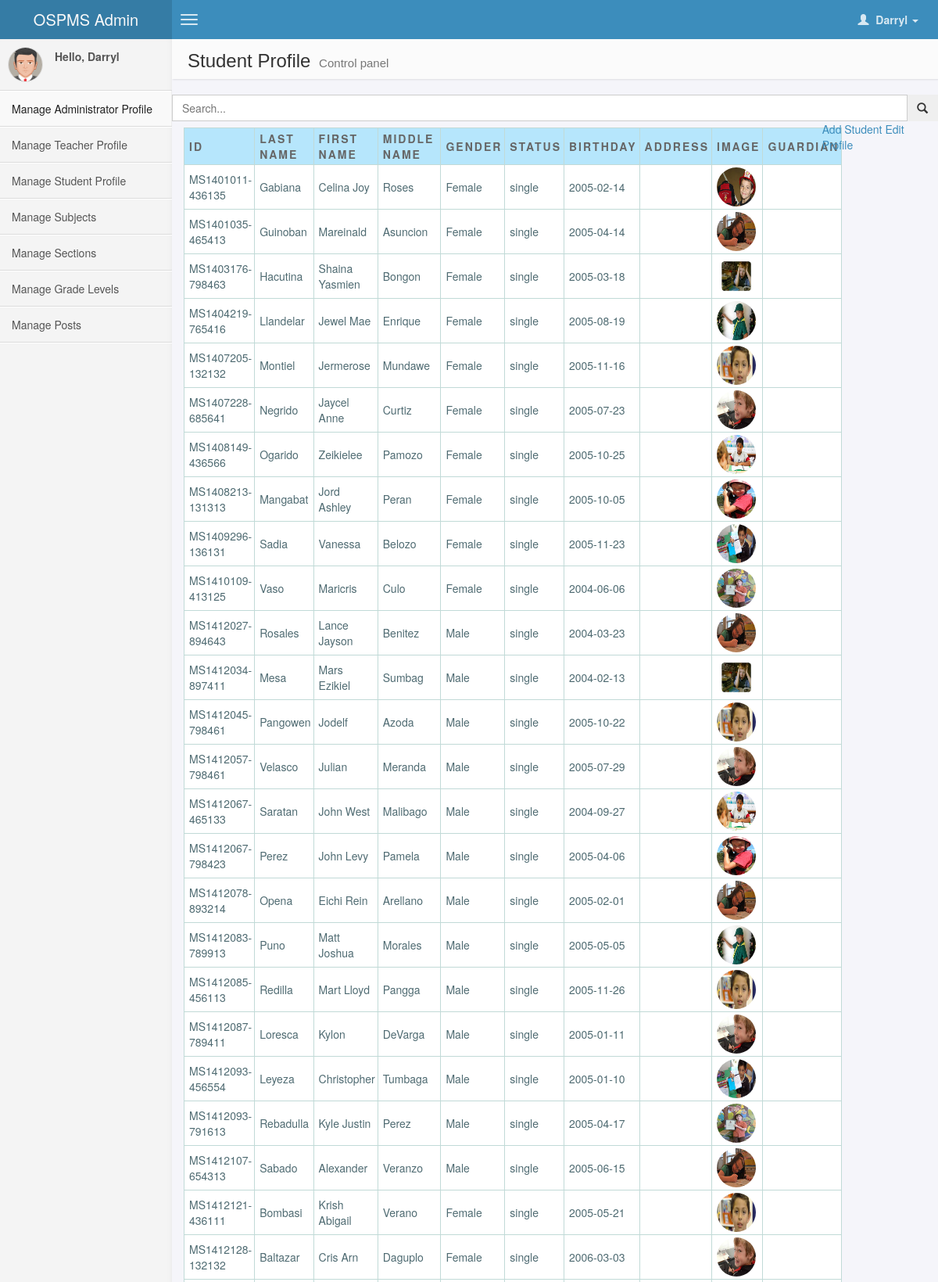
The app's page /index.php?r=lss&sp (signed in, upper part) with its own data.
### tables this page shows
CREATE TABLE `registration` (
  `reg_id` varchar(16) NOT NULL DEFAULT '',
  `reg_lname` varchar(30) NOT NULL,
  `reg_fname` varchar(30) NOT NULL,
  `reg_mname` varchar(30) DEFAULT NULL,
  `reg_gender` varchar(6) DEFAULT NULL,
  `reg_status` varchar(10) DEFAULT NULL,
  `reg_birthday` date NOT NULL,
  `reg_address` varchar(150) DEFAULT NULL,
  `image` varchar(100) DEFAULT NULL,
  PRIMARY KEY (`reg_id`)
);

### model/administrator.php (called while the page is built, shortened)
<?php
function get_allstudent()
{
	include "config/conn.php";
	$join="SELECT registration1.*,registration2.reg_lname,registration2.reg_fname,registration2.reg_mname
	from student as studentprofile inner join registration as registration1 on studentprofile.student_lrn=registration1.reg_id
	left join parent as parentprofile on studentprofile.parentID=parentprofile.parentID
	left join registration as registration2 on parentprofile.parentID=registration2.reg_id";
	$join_result=mysqli_query($cxn,$join);
	return $join_result;
}
?>

### views/admin.php (the view, shortened to what this page needs)
<!DOCTYPE html>
<html>
    <head>
            <link href="views/bootstrap.css" rel="stylesheet"/>
            <link href="views/admin.css" rel="stylesheet" />
    </head>
    <body class="skin-blue" onload="check()">
        <header class="header">
            <a href="index.php?r=lss" class="logo">
                OSPMS Admin
            </a>
            <nav class="navbar navbar-static-top" role="navigation">
                <a href="#" class="navbar-btn sidebar-toggle" data-toggle="offcanvas" role="button">
                    <span class="icon-bar"></span>
                    <span class="icon-bar"></span>
                    <span class="icon-bar"></span>
                </a>
                <div class="navbar-right">
                    <ul class="nav navbar-nav">
                        <li class="dropdown user user-menu">
                            <a href="#" class="dropdown-toggle" data-toggle="dropdown">
                                <i class="glyphicon glyphicon-user"></i>
                                <span>
                            <?php
                                if((isset($_SESSION['reg_fname'])))
                                {
                                echo ''.$_SESSION['reg_fname'].'';
                                }
                            ?>
                        <i class="caret"></i></span>
                            </a>
                        </li>
                    </ul>
                </div>
            </nav>
        </header>
        <div class="wrapper row-offcanvas row-offcanvas-left">
            <aside class="left-side sidebar-offcanvas">
                <section class="sidebar">
                    <div class="user-panel">
                        <div class="pull-left image">
                            <img src="views/res/avatar5.png" class="img-circle" alt="User Image" />
                        </div>
                        <div class="pull-left info">
                        <?php
                        if(isset($_SESSION['reg_fname']))
                        {
                            echo '<p>Hello, '.$_SESSION['reg_fname'].'</p>';
                        }
                        ?>
                        </div>
                    </div>
                    <ul class="sidebar-menu">
                        <li class="active">
                            <a href="index.php?r=lss&ap">
                                <i class=""></i> <span>Manage Administrator Profile </span>
                            </a>
                        </li>
                         <li>
                            <a href="index.php?r=lss&tp">
                                <i class=""></i> <span>Manage Teacher Profile</span>
                            </a>
                        </li>
                         <li>
                            <a href="index.php?r=lss&sp">
                                <i class=""></i> <span>Manage Student Profile</span>
                            </a>
                        </li>
                        <li>
                            <a href="index.php?r=lss&sbs">
                                <i class=""></i> <span>Manage Subjects</span>
                            </a>
                        </li>
                        <li>
                            <a href="index.php?r=lss&scs">
                                <i class=""></i> <span>Manage Sections</span>
                            </a>
                        </li>
                        <li>
                            <a href="index.php?r=lss&gl">
                                <i class=""></i> <span>Manage Grade Levels</span>
                            </a>
                        </li>
                         <li>
                            <a href="index.php?r=lss&ps">
                                <i class=""></i> <span>Manage Posts</span>
                            </a>
                        </li>
                    </ul>
                </section>
            </aside>
            <aside class="right-side">
            <?php
            if(isset($_GET['ap']))
            {
            ?>
                <section class="content-header">
                    <h1>
                        Administrator Profile
                        <small>Control panel</small>
                    </h1>
                </section>
                <section class="content">
                    <div class="row">
                        <div class="input-group">
                            <input type="text" name="q" class="form-control" placeholder="Search..." id="ap_filter" />
                            <span class="input-group-btn">
                                <button type='button' name='search' id='search-btn' class="btn btn-flat"><i class="glyphicon glyphicon-search"></i></button>
                            </span>
                        </div>
                    </div>
                    <div class="row">
                        <section class="col-lg-10 connectedSortable">
                            <table cellpadding="1" cellspacing="1" id="resultTable">
                                <thead>
                                    <tr>
                                        <th>ID</th>
                                        <th>Last Name</th>
                                        <th>First Name</th>
                                        <th>Middle Name</th>
                                        <th>Gender</th>
                                        <th>Status</th>
                                        <th>Birthday</th>
                                        <th>Address</th>
                                        <th>Image</th>
                                    </tr>
                                </thead>
                                <tbody id="ap-box">
                                     <?php
                                        foreach($adminlist as $row)
                                        {
                                            echo '<tr>';
                                            echo '<td>'.$row['reg_id'].'</td>';
                                            echo '<td>'.$row['reg_lname'].'</td>';
                                            echo '<td>'.$row['reg_fname'].'</td>';
                                            echo '<td>'.$row['reg_mname'].'</td>';
                                            echo '<td>'.$row['reg_gender'].'</td>';
                                            echo '<td>'.$row['reg_status'].'</td>';
                                            echo '<td>'.$row['reg_birthday'].'</td>';
                                            echo '<td>'.$row['reg_address'].'</td>';
                                            echo '<td><div align="left"><img src="'.$row['image'].'" class="img-circle" alt="User Image" width="50px;" height="50px;"/></div></td>';
                                            echo '</tr>';
                                        }
                                    ?>
                                </tbody>
                           </table>
                        </section>
                        <section class="col-lg-2 connectedSortable">
                            <a href="#">Add Administrator</a>
                            <a href="#">Edit Profile</a>
                        </section>
                    </div>
                </section>
            <?php
            }
            else if(isset($_GET['sp']))
             {
            ?>
             <section class="content-header">
                    <h1>
                        Student Profile
                        <small>Control panel</small>
                    </h1>
                </section>
                <section class="content">
                    <div class="row">
                        <div class="input-group">
                            <input type="text" name="q" class="form-control" placeholder="Search..." id="sp_filter"/>
                            <span class="input-group-btn">
                                <button type='button' name='search' id='search-btn' class="btn btn-flat"><i class="glyphicon glyphicon-search"></i></button>
                            </span>
                        </div>
                    </div>
                    <div class="row">
                        <section class="col-lg-10 connectedSortable">
                            <table cellpadding="1" cellspacing="1" id="resultTable">
                                <thead>
                                    <tr>
                                        <th>ID</th>
                                        <th>Last Name</th>
                                        <th>First Name</th>
                                        <th>Middle Name</th>
                                        <th>Gender</th>
                                        <th>Status</th>
                                        <th>Birthday</th>
                                        <th>Address</th>
                                        <th>Image</th>
                                        <th>Guardian</th>
                                    </tr>
                                </thead>
                                <tbody id="sp-box">
                                     <?php
                                        foreach($studentlist as $row)
                                        {
                                            echo '<tr>';
                                            echo '<td>'.$row['reg_id'].'</td>';
                                            echo '<td>'.$row['reg_lname'].'</td>';
                                            echo '<td>'.$row['reg_fname'].'</td>';
                                            echo '<td>'.$row['reg_mname'].'</td>';
                                            echo '<td>'.$row['reg_gender'].'</td>';
                                            echo '<td>'.$row['reg_status'].'</td>';
                                            echo '<td>'.$row['reg_birthday'].'</td>';
                                            echo '<td>'.$row['reg_address'].'</td>';
                                            echo '<td><div align="left"><img src="'.$row['image'].'" class="img-circle" alt="User Image" width="50px;" height="50px;"/></div></td>';
                                            echo '<td>'.$row['p_reg_lname'].' '.$row['p_reg_fname'].' '.$row['p_reg_mname'].'</td>';
                                            echo '</tr>';
                                        }
                                    ?>
                                </tbody>
                            </table>
                        </section>
                        <section class="col-lg-2 connectedSortable">
                            <a href="#">Add Student</a>
                            <a href="#">Edit Profile</a>
                        </section>
                    </div>
                </section>
             <?php
             }
             ?>
            </aside>
        </div>
    </body>
</html>

### records on screen
registration: reg_id "MS1401011-436135", reg_lname "Gabiana", reg_fname "Celina Joy", reg_mname "Roses", reg_gender "Female", reg_status "single", reg_birthday "2005-02-14", image (picture)
registration: reg_id "MS1401035-465413", reg_lname "Guinoban", reg_fname "Mareinald", reg_mname "Asuncion", reg_gender "Female", reg_status "single", reg_birthday "2005-04-14", image (picture)
registration: reg_id "MS1403176-798463", reg_lname "Hacutina", reg_fname "Shaina Yasmien", reg_mname "Bongon", reg_gender "Female", reg_status "single", reg_birthday "2005-03-18", image (picture)
registration: reg_id "MS1404219-765416", reg_lname "Llandelar", reg_fname "Jewel Mae", reg_mname "Enrique", reg_gender "Female", reg_status "single", reg_birthday "2005-08-19", image (picture)
registration: reg_id "MS1407205-132132", reg_lname "Montiel", reg_fname "Jermerose", reg_mname "Mundawe", reg_gender "Female", reg_status "single", reg_birthday "2005-11-16", image (picture)
registration: reg_id "MS1407228-685641", reg_lname "Negrido", reg_fname "Jaycel Anne", reg_mname "Curtiz", reg_gender "Female", reg_status "single", reg_birthday "2005-07-23", image (picture)
registration: reg_id "MS1408149-436566", reg_lname "Ogarido", reg_fname "Zeikielee", reg_mname "Pamozo", reg_gender "Female", reg_status "single", reg_birthday "2005-10-25", image (picture)
registration: reg_id "MS1408213-131313", reg_lname "Mangabat", reg_fname "Jord Ashley", reg_mname "Peran", reg_gender "Female", reg_status "single", reg_birthday "2005-10-05", image (picture)
registration: reg_id "MS1409296-136131", reg_lname "Sadia", reg_fname "Vanessa", reg_mname "Belozo", reg_gender "Female", reg_status "single", reg_birthday "2005-11-23", image (picture)
registration: reg_id "MS1410109-413125", reg_lname "Vaso", reg_fname "Maricris", reg_mname "Culo", reg_gender "Female", reg_status "single", reg_birthday "2004-06-06", image (picture)
registration: reg_id "MS1412027-894643", reg_lname "Rosales", reg_fname "Lance Jayson", reg_mname "Benitez", reg_gender "Male", reg_status "single", reg_birthday "2004-03-23", image (picture)
registration: reg_id "MS1412034-897411", reg_lname "Mesa", reg_fname "Mars Ezikiel", reg_mname "Sumbag", reg_gender "Male", reg_status "single", reg_birthday "2004-02-13", image (picture)
registration: reg_id "MS1412045-798461", reg_lname "Pangowen", reg_fname "Jodelf", reg_mname "Azoda", reg_gender "Male", reg_status "single", reg_birthday "2005-10-22", image (picture)
registration: reg_id "MS1412057-798461", reg_lname "Velasco", reg_fname "Julian", reg_mname "Meranda", reg_gender "Male", reg_status "single", reg_birthday "2005-07-29", image (picture)
registration: reg_id "MS1412067-465133", reg_lname "Saratan", reg_fname "John West", reg_mname "Malibago", reg_gender "Male", reg_status "single", reg_birthday "2004-09-27", image (picture)
registration: reg_id "MS1412067-798423", reg_lname "Perez", reg_fname "John Levy", reg_mname "Pamela", reg_gender "Male", reg_status "single", reg_birthday "2005-04-06", image (picture)
registration: reg_id "MS1412078-893214", reg_lname "Opena", reg_fname "Eichi Rein", reg_mname "Arellano", reg_gender "Male", reg_status "single", reg_birthday "2005-02-01", image (picture)
registration: reg_id "MS1412083-789913", reg_lname "Puno", reg_fname "Matt Joshua", reg_mname "Morales", reg_gender "Male", reg_status "single", reg_birthday "2005-05-05", image (picture)
registration: reg_id "MS1412085-456113", reg_lname "Redilla", reg_fname "Mart Lloyd", reg_mname "Pangga", reg_gender "Male", reg_status "single", reg_birthday "2005-11-26", image (picture)
registration: reg_id "MS1412087-789411", reg_lname "Loresca", reg_fname "Kylon", reg_mname "DeVarga", reg_gender "Male", reg_status "single", reg_birthday "2005-01-11", image (picture)
registration: reg_id "MS1412093-456554", reg_lname "Leyeza", reg_fname "Christopher", reg_mname "Tumbaga", reg_gender "Male", reg_status "single", reg_birthday "2005-01-10", image (picture)
registration: reg_id "MS1412093-791613", reg_lname "Rebadulla", reg_fname "Kyle Justin", reg_mname "Perez", reg_gender "Male", reg_status "single", reg_birthday "2005-04-17", image (picture)
registration: reg_id "MS1412107-654313", reg_lname "Sabado", reg_fname "Alexander", reg_mname "Veranzo", reg_gender "Male", reg_status "single", reg_birthday "2005-06-15", image (picture)
registration: reg_id "MS1412121-436111", reg_lname "Bombasi", reg_fname "Krish Abigail", reg_mname "Verano", reg_gender "Female", reg_status "single", reg_birthday "2005-05-21", image (picture)
registration: reg_id "MS1412128-132132", reg_lname "Baltazar", reg_fname "Cris Arn", reg_mname "Daguplo", reg_gender "Female", reg_status "single", reg_birthday "2006-03-03", image (picture)

### other values on screen
$_SESSION['reg_fname'] "Darryl"
